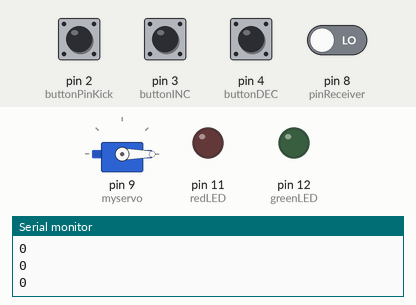
Simulated run of this sketch. Board: Arduino Uno, built with avr-gcc and run on an emulated ATmega328P. On the bench: servo, output pins drawn as LEDs (lit = HIGH), the last lines printed to the serial monitor. Inputs (shaded band) come from the test bench; at power-on: pin 2 (buttonPinKick), pin 3 (buttonINC), pin 4 (buttonDEC), pin 8 (pinReceiver) LOW.

Above: at 1.2 s.
1.3 s: pin 2 (buttonPinKick) pulled HIGH for 0.15 s
At 1.77 s:
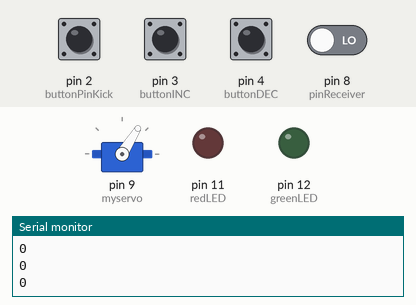
At 15.2 s:
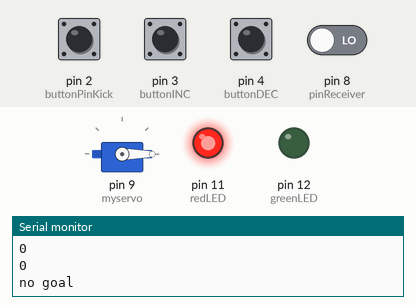
Timing chart, 0 to 15.5 s (numbered marks = the images above; inputs shaded):
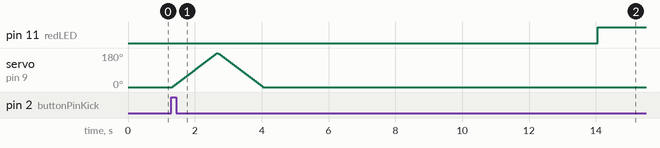

The sketch:

Goal_Detector.ino
```cpp
#include <Servo.h>

const int buttonPinKick = 2;
const int buttonINC = 3;
const int buttonDEC = 4;
const int redLED = 11;
const int greenLED = 12;
const int pinReceiver = 8;

int power = 2;

int buttonStateKick = 0;
int lastButtonStateKick = 0;

int buttonStateINC = 0;
int lastButtonStateINC = 0;

int buttonStateDEC = 0;
int lastButtonStateDEC = 0;

Servo myservo;
int pos = 0;

void setup() {
  Serial.begin(9600);
  pinMode(buttonPinKick, INPUT);
  pinMode(buttonStateINC, INPUT);
  pinMode(buttonStateDEC, INPUT);
  pinMode(pinReceiver, INPUT);
  pinMode(redLED, OUTPUT);
  pinMode(greenLED, OUTPUT);
  myservo.attach(9);  // attaches the servo on pin 9 to the servo object
  myservo.write(pos);
}

void loop() {
  buttonStateKick = digitalRead(buttonPinKick);
  buttonStateINC = digitalRead(buttonINC);
  buttonStateDEC = digitalRead(buttonDEC);
  int dectected = digitalRead(pinReceiver);

  digitalWrite(redLED, LOW); // initializes redLED to LOW
  digitalWrite(greenLED, LOW); // initializes greenLED to LOW

  Serial.println(dectected);


// Increase Power Button
// Max power = 10
  if (buttonStateINC != lastButtonStateINC) {
    if (buttonStateINC == HIGH) {
      power += 2;

      // if power is more than 10 power is reset to 10
      if (power > 10){
        power = 10;
      }
      Serial.println(power); // prints the value of the power
    }
    delay(50);
  }
  lastButtonStateINC = buttonStateINC;


// Decrease Power Button
// Min power = 2
  if (buttonStateDEC != lastButtonStateDEC) {
    if (buttonStateDEC == HIGH) {
      power -= 2;

      // if power is more than 10 power is reset to 10
      if (power < 2){
        power = 2;
      }
      Serial.println(power); // prints the value of the power
    }
    delay(50);
  }
  lastButtonStateDEC = buttonStateDEC;


// Kick Button
  if (buttonStateKick != lastButtonStateKick) {
    // If kick button is pressed
    if (buttonStateKick == HIGH) {
      // Move servo motor 180 degrees
      for (pos = 0; pos <= 180; pos += power) {
        myservo.write(pos);
        delay(15);
      }
      // Move servo motor back 180 degrees
      for (pos = 180; pos >= 0; pos -= power) {
        myservo.write(pos);
        delay(15);
      }

      int currentTime = 0;
      int finalTime = 100;
      int missFlag = 1; // Miss flag is set to 1


      // While loop excutes for 10 seconds after the kick button is pressed
      while (currentTime < finalTime) {
        delay(100);
        int dectected = digitalRead(pinReceiver);
        // When kick button is pressed and the laser is LOW
        if (dectected == HIGH) {
          delay(5000);  // wait 5 seconds
          // Reset the laser reveiver
          dectected = digitalRead(pinReceiver);
          // If the laser receiver is high after 5 seconds then goal
          if (dectected == LOW){
            missFlag = 0; // Miss flag set to 0
            break;
          }
          // Else the ball is stuck on the laser and no goal
          else{
            missFlag = 1; // Miss flag is set to 1
            break;
          }
        }
        currentTime++;
      }

      // After while loop is done check missFlag
      // If 1 then No Goal
      // If 0 then Goal
      if (missFlag == 1){
        Serial.println("no goal");
        digitalWrite(redLED, HIGH); // Red LED on
      }
      else {
        Serial.println("goal");
        digitalWrite(greenLED, HIGH); // Green LED on
      }
      delay(5000);
      Serial.println(power);
    }
  }
  lastButtonStateKick = buttonStateKick;
}
```

Measured:
- after the input at 1.3 s, pin 11 (redLED): LOW → HIGH after 12.8 s; servo on pin 9 (myservo): rises from 0° to 180° in 1.3 s, then falls to 0° in 1.4 s
